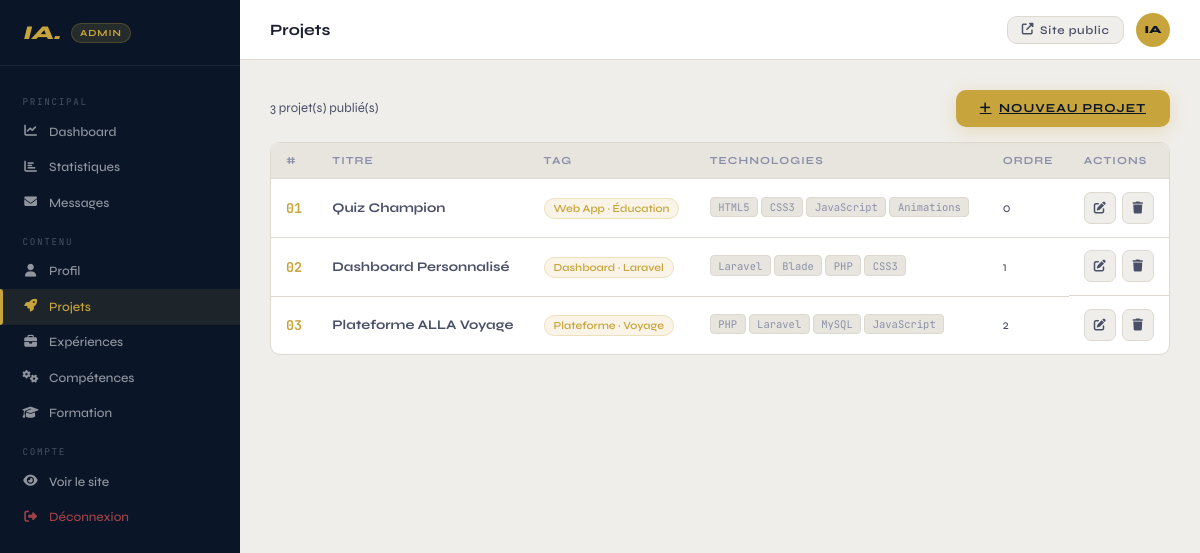
Page /admin/projects (signed in) on the committed database.
### app.py (models this page shows)
class Project(db.Model):
    id          = db.Column(db.Integer, primary_key=True)
    number      = db.Column(db.String(4),   default='01')
    tag         = db.Column(db.String(100), default='Web App')
    title       = db.Column(db.String(200), nullable=False)
    description = db.Column(db.Text,        nullable=False)
    tech        = db.Column(db.Text,        default='[]')  # JSON list
    github_url  = db.Column(db.String(300), default='#')
    live_url    = db.Column(db.String(300), default='#')
    order       = db.Column(db.Integer,     default=0)
    created_at  = db.Column(db.DateTime,    default=datetime.utcnow)
    def get_tech(self):
        return json.loads(self.tech or '[]')

### app.py (the view)
@app.route('/admin/projects')
@login_required
def admin_projects():
    projects = Project.query.order_by(Project.order).all()
    return render_template('admin/projects.html', projects=projects)

### app.py (called while the page is built)
@login_manager.user_loader
def load_user(user_id):
    return Admin.query.get(int(user_id))

### templates/admin/projects.html (shortened to what this page needs)
{% extends "admin/base.html" %}
{% block page_title %}Projets{% endblock %}
{% block content %}
<div class="list-head">
  <p>{{ projects|length }} projet(s) publié(s)</p>
  <a href="{{ url_for('admin_project_new') }}" class="btn-submit"><i class="fas fa-plus"></i> Nouveau projet</a>
</div>
<div class="table-card">
  <table class="admin-table">
    <thead><tr><th>#</th><th>Titre</th><th>Tag</th><th>Technologies</th><th>Ordre</th><th>Actions</th></tr></thead>
    <tbody>
      {% for p in projects %}
      <tr>
        <td><span class="tbl-num">{{ p.number }}</span></td>
        <td><strong>{{ p.title }}</strong></td>
        <td><span class="tag-pill">{{ p.tag }}</span></td>
        <td>
          {% for t in p.get_tech() %}<span class="tech-sm">{{ t }}</span>{% endfor %}
        </td>
        <td>{{ p.order }}</td>
        <td class="tbl-actions">
          <a href="{{ url_for('admin_project_edit', pid=p.id) }}" class="tbl-btn tbl-edit"><i class="fas fa-edit"></i></a>
          <form method="POST" action="{{ url_for('admin_project_delete', pid=p.id) }}" onsubmit="return confirm('Supprimer ce projet ?')">
            <button type="submit" class="tbl-btn tbl-del"><i class="fas fa-trash"></i></button>
          </form>
        </td>
      </tr>
      {% else %}
      <tr><td colspan="6" class="tbl-empty">Aucun projet. <a href="{{ url_for('admin_project_new') }}">Ajouter le premier →</a></td></tr>
      {% endfor %}
    </tbody>
  </table>
</div>
{% endblock %}

### static/css/admin.css (style rules this page uses)
*, *::before, *::after { box-sizing: border-box; margin: 0; padding: 0; }
html { font-size: 15px; }
:root { --bg: #f0eeea; --bg2: #e8e5df; --surface: #ffffff; --border: #ddd9d0; --navy: #0a1628; --gold: #c8a53c; --gold-lt: #e4c76b; --gold-dim: rgba(200,165,60,.12); --text: #1a1e2e; --text2: #4a5068; --text3: #8a90a8; --red: #e05555; --green: #4caf78; --blue: #4c8eaf; --sidebar-w: 240px; --topbar-h: 60px; --radius: 10px; }
body { font-family: 'Syne', sans-serif; background: var(--bg); color: var(--text); }
.admin-body { display: flex; min-height: 100vh; }
.list-head { display: flex; align-items: center; justify-content: space-between; margin-bottom: 1rem; }
.list-head p { color: var(--text2); font-size: .88rem; }
.table-card { background: var(--surface); border: 1px solid var(--border); border-radius: var(--radius); overflow: hidden; }
.admin-table { width: 100%; border-collapse: collapse; }
.admin-table thead { background: var(--bg2); }
.admin-table th { padding: .75rem 1rem; text-align: left; font-size: .72rem; font-weight: 700; letter-spacing: .1em; text-transform: uppercase; color: var(--text3); border-bottom: 1px solid var(--border); }
.admin-table td { padding: .85rem 1rem; font-size: .88rem; color: var(--text2); border-bottom: 1px solid var(--border); vertical-align: middle; }
.admin-table tr:last-child td { border-bottom: none; }
.tbl-num { font-family: 'JetBrains Mono', monospace; font-size: .9rem; font-weight: 700; color: var(--gold); }
.tag-pill { background: var(--gold-dim); color: var(--gold); border: 1px solid rgba(200,165,60,.25); padding: .2rem .6rem; border-radius: 100px; font-size: .72rem; font-weight: 600; white-space: nowrap; }
.tech-sm { background: var(--bg2); border: 1px solid var(--border); color: var(--text3); padding: .15rem .5rem; border-radius: 4px; font-size: .7rem; font-family: 'JetBrains Mono', monospace; margin-right: .2rem; display: inline-block; margin-bottom: .15rem; }
.tbl-actions { display: flex; align-items: center; gap: .4rem; }
.tbl-btn { width: 32px; height: 32px; border-radius: 7px; border: 1px solid var(--border); background: var(--bg); cursor: pointer; font-size: .8rem; display: flex; align-items: center; justify-content: center; color: var(--text2); text-decoration: none; transition: .2s; }
.btn-submit { display: inline-flex; align-items: center; gap: .5rem; background: var(--gold); color: var(--navy); border: none; padding: .75rem 1.6rem; border-radius: var(--radius); font-family: 'Syne', sans-serif; font-size: .82rem; font-weight: 700; letter-spacing: .08em; text-transform: uppercase; cursor: pointer; transition: background .2s, transform .15s, box-shadow .2s; box-shadow: 0 4px 16px rgba(200,165,60,.25); }

### rows in the picture
Project: number "01", title "Quiz Champion", tag "Web App · Éducation", get_tech "HTML5" "CSS3" "JavaScript" "Animations", order "0"
Project: number "02", title "Dashboard Personnalisé", tag "Dashboard · Laravel", get_tech "Laravel" "Blade" "PHP" "CSS3", order "1"
Project: number "03", title "Plateforme ALLA Voyage", tag "Plateforme · Voyage", get_tech "PHP" "Laravel" "MySQL" "JavaScript", order "2"

### other values in the picture
{{ projects|length }} "3"
